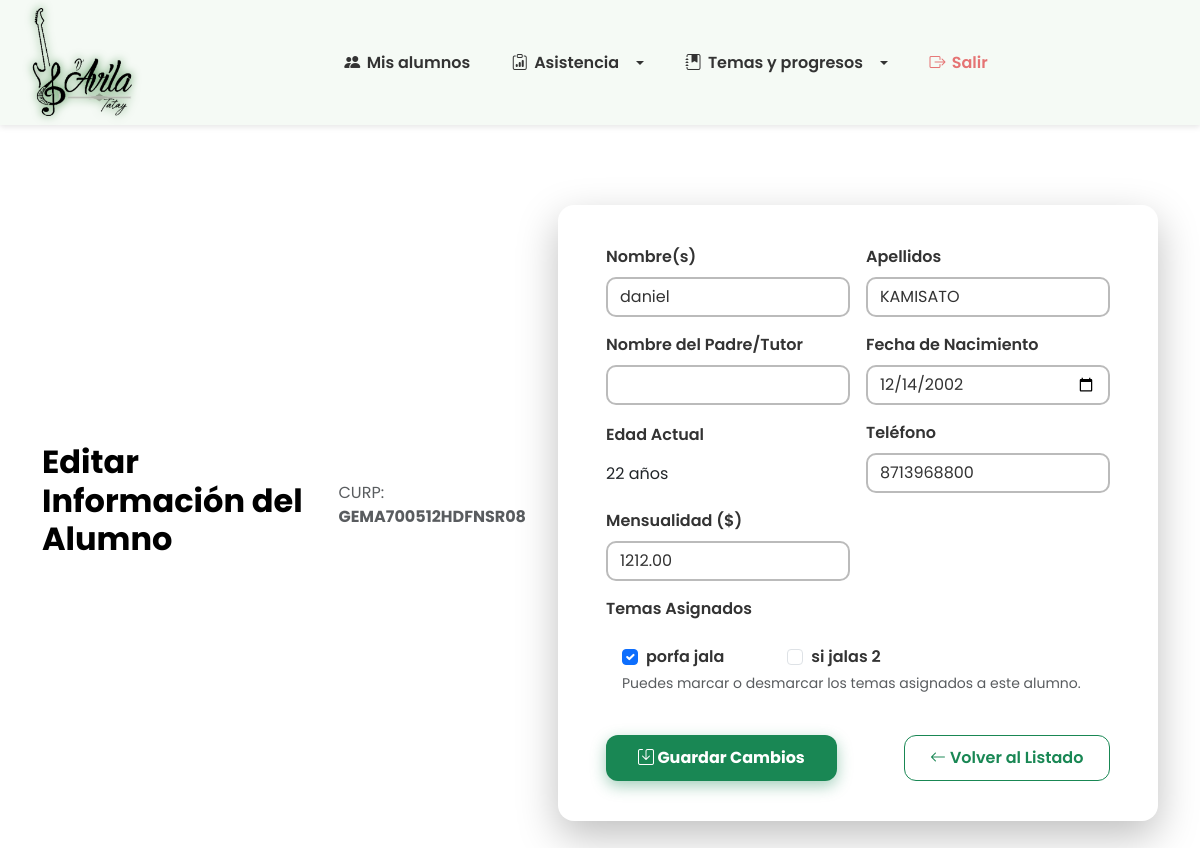
/editar_alumno.php?curp=GEMA700512HDFNSR08, run on an earlier commit of the app's database.
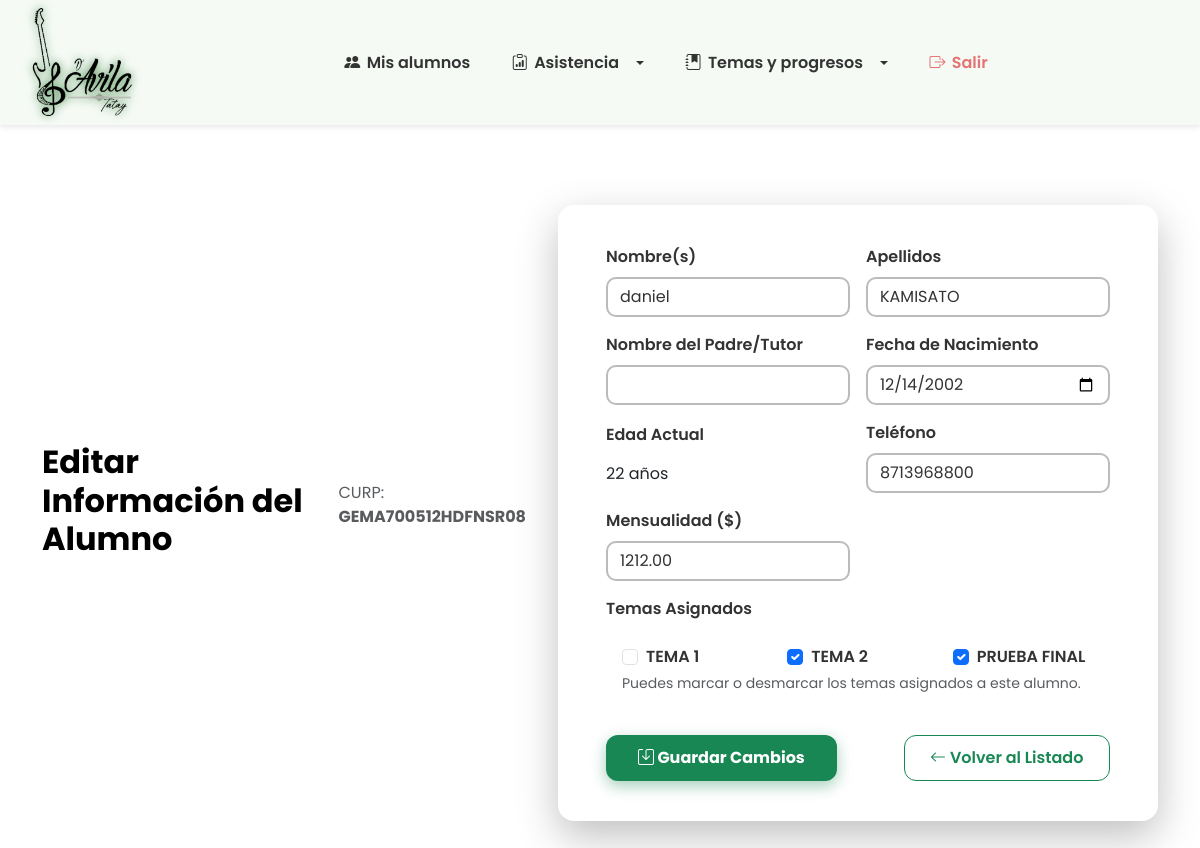
And on a later commit of the database.
### tables this page shows
CREATE TABLE `temas` (
  `id` int(11) NOT NULL AUTO_INCREMENT,
  `nombre` varchar(100) NOT NULL,
  PRIMARY KEY (`id`)
);

### editar_alumno.php (the view, shortened to what this page needs)
<?php
require_once __DIR__ . '/includes/bd.php';
$curp = isset($_GET['curp']) ? trim($_GET['curp']) : '';
$stmt = $conexion->prepare("SELECT * FROM alumnos WHERE curp = ?");
$stmt->bind_param("s", $curp);
$stmt->execute();
$alumno = $stmt->get_result()->fetch_assoc();
$temasDisponibles = [];
$resTemas = $conexion->query("SELECT id, nombre FROM temas");
if ($resTemas) {
  $temasDisponibles = $resTemas->fetch_all(MYSQLI_ASSOC);
}
$temasAsignados = [];
$resAsignados = $conexion->prepare("SELECT tema_id FROM alumnos_tema WHERE curp = ?");
$resAsignados->bind_param("s", $curp);
$resAsignados->execute();
$resAsignados = $resAsignados->get_result();
while ($row = $resAsignados->fetch_assoc()) {
  $temasAsignados[] = $row['tema_id'];
}
function calcularEdad($fecha)
{
  $nacimiento = new DateTime($fecha);
  $hoy = new DateTime();
  return $hoy->diff($nacimiento)->y;
}
?>
<!DOCTYPE html>
<html lang="es">
<head>
  <link href="https://cdn.jsdelivr.net/npm/bootstrap@5.3.0/dist/css/bootstrap.min.css" rel="stylesheet" />
  <link href="https://cdn.jsdelivr.net/npm/bootstrap-icons@1.10.5/font/bootstrap-icons.css" rel="stylesheet" />
</head>
<body>
  <?php include 'navbar.php'; ?>
  <main class="container mt-5">
    <h2 class="mb-4" style="font-weight: 700; color: black;">Editar Información del Alumno</h2>
    <p class="text-muted">CURP: <strong><?= htmlspecialchars($alumno['curp']) ?></strong></p>
    <form method="post">
      <div class="row g-3">
        <div class="col-md-6"><label for="nombre" class="form-label">Nombre(s)</label><input type="text" id="nombre"
            name="nombre" class="form-control" value="<?= htmlspecialchars($alumno['nombre']) ?>" required></div>
        <div class="col-md-6"><label for="apellidos" class="form-label">Apellidos</label><input type="text"
            id="apellidos" name="apellidos" class="form-control" value="<?= htmlspecialchars($alumno['apellidos']) ?>"
            required></div>
        <div class="col-md-6"><label for="nombre_tutor" class="form-label">Nombre del Padre/Tutor</label><input
            type="text" id="nombre_tutor" name="nombre_tutor" class="form-control"
            value="<?= htmlspecialchars($alumno['nombre_tutor']) ?>"></div>
        <div class="col-md-6"><label for="fecha_nacimiento" class="form-label">Fecha de Nacimiento</label><input
            type="date" id="fecha_nacimiento" name="fecha_nacimiento" class="form-control"
            value="<?= htmlspecialchars($alumno['fecha_nacimiento']) ?>"
            onchange="document.getElementById('edad-actual').textContent = calcularEdad(this.value) + ' años'" required>
        </div>
        <div class="col-md-6 d-flex flex-column justify-content-end"><label class="form-label">Edad Actual</label>
          <div class="form-control-plaintext" id="edad-actual"><?= calcularEdad($alumno['fecha_nacimiento']) ?> años
          </div>
        </div>
        <div class="col-md-6"><label for="telefono" class="form-label">Teléfono</label><input type="tel" id="telefono"
            name="telefono" class="form-control" value="<?= htmlspecialchars($alumno['telefono']) ?>"></div>
        <div class="col-md-6"><label for="mensualidad" class="form-label">Mensualidad ($)</label><input type="number"
            step="0.01" min="0" id="mensualidad" name="mensualidad" class="form-control"
            value="<?= htmlspecialchars($alumno['mensualidad']) ?>" required></div>
        <div class="col-md-12"><label class="form-label">Temas Asignados</label>
          <div class="p-3 rounded" style="background:#fff;">
            <div class="row">
              <?php foreach ($temasDisponibles as $tema): ?>
                <div class="col-md-4">
                  <div class="form-check"><input class="form-check-input" type="checkbox" name="temas[]"
                      value="<?= $tema['id'] ?>" id="tema<?= $tema['id'] ?>" <?= in_array($tema['id'], $temasAsignados) ? 'checked' : '' ?>><label class="form-check-label"
                      for="tema<?= $tema['id'] ?>"><?= htmlspecialchars($tema['nombre']) ?></label></div>
                </div>
              <?php endforeach; ?>
            </div><small class="text-muted">Puedes marcar o desmarcar los temas asignados a este alumno.</small>
          </div>
        </div>
      </div>
      <div class="mt-4 d-flex justify-content-between flex-wrap gap-3"><button type="submit" class="btn btn-primary"><i
            class="bi bi-save"></i> Guardar Cambios</button><a href="lista_alumnos.php"
          class="btn btn-outline-secondary"><i class="bi bi-arrow-left"></i> Volver al Listado</a></div>
    </form>
  </main>
</body>
</html>

What changed in the data, as far as the page shows it:
removed temas: id "☑", nombre "porfa jala"
removed temas: nombre "si jalas 2"
added temas: nombre "TEMA 1"
added temas: id "☑", nombre "TEMA 2"
added temas: id "☑", nombre "PRUEBA FINAL"
